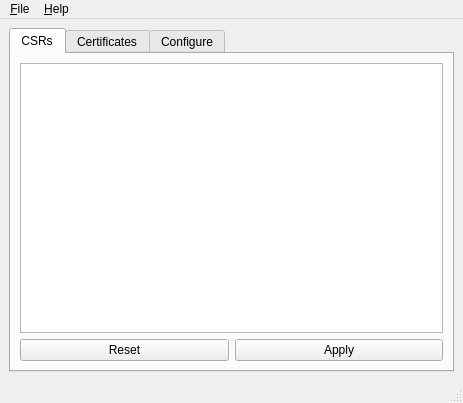
<?xml version="1.0" encoding="UTF-8"?>
<ui version="4.0">
 <author>Bruce Duncan</author>
 <class>MainWindow</class>
 <widget class="QMainWindow" name="MainWindow">
  <property name="geometry">
   <rect>
    <x>0</x>
    <y>0</y>
    <width>463</width>
    <height>403</height>
   </rect>
  </property>
  <property name="windowTitle">
   <string>Certain</string>
  </property>
  <widget class="QWidget" name="centralwidget">
   <layout class="QVBoxLayout" name="verticalLayout_4">
    <item>
     <widget class="QTabWidget" name="tabWidget">
      <property name="currentIndex">
       <number>0</number>
      </property>
      <widget class="QWidget" name="tab">
       <attribute name="title">
        <string>CSRs</string>
       </attribute>
       <layout class="QVBoxLayout" name="verticalLayout">
        <item>
         <widget class="QTableWidget" name="csrList">
          <property name="wordWrap">
           <bool>true</bool>
          </property>
         </widget>
        </item>
        <item>
         <layout class="QHBoxLayout" name="horizontalLayout_2">
          <item>
           <widget class="QPushButton" name="csrReset">
            <property name="text">
             <string>Reset</string>
            </property>
           </widget>
          </item>
          <item>
           <widget class="QPushButton" name="csrApply">
            <property name="text">
             <string>Apply</string>
            </property>
           </widget>
          </item>
         </layout>
        </item>
       </layout>
      </widget>
      <widget class="QWidget" name="tab_3">
       <attribute name="title">
        <string>Certificates</string>
       </attribute>
       <layout class="QVBoxLayout" name="verticalLayout_3">
        <item>
         <widget class="QTableWidget" name="certs"/>
        </item>
        <item>
         <layout class="QHBoxLayout" name="horizontalLayout_4">
          <item>
           <widget class="QPushButton" name="certsReset">
            <property name="text">
             <string>Reset</string>
            </property>
           </widget>
          </item>
          <item>
           <widget class="QPushButton" name="certsApply">
            <property name="text">
             <string>Apply</string>
            </property>
           </widget>
          </item>
         </layout>
        </item>
       </layout>
      </widget>
      <widget class="QWidget" name="tab_2">
       <attribute name="title">
        <string>Configure</string>
       </attribute>
       <layout class="QVBoxLayout" name="verticalLayout_2">
        <item>
         <widget class="QPlainTextEdit" name="config"/>
        </item>
        <item>
         <layout class="QHBoxLayout" name="horizontalLayout_3">
          <item>
           <widget class="QPushButton" name="confReset">
            <property name="text">
             <string>Reset</string>
            </property>
           </widget>
          </item>
          <item>
           <widget class="QPushButton" name="confApply">
            <property name="text">
             <string>Apply</string>
            </property>
           </widget>
          </item>
         </layout>
        </item>
       </layout>
      </widget>
     </widget>
    </item>
   </layout>
  </widget>
  <widget class="QMenuBar" name="menubar">
   <property name="geometry">
    <rect>
     <x>0</x>
     <y>0</y>
     <width>463</width>
     <height>21</height>
    </rect>
   </property>
   <widget class="QMenu" name="menuCertain">
    <property name="title">
     <string>&amp;File</string>
    </property>
    <addaction name="action_Open"/>
    <addaction name="action_Make_certs"/>
    <addaction name="action_Fetch"/>
    <addaction name="separator"/>
    <addaction name="action_Quit"/>
   </widget>
   <widget class="QMenu" name="menuHelp">
    <property name="title">
     <string>&amp;Help</string>
    </property>
    <addaction name="actionAbout"/>
   </widget>
   <addaction name="menuCertain"/>
   <addaction name="menuHelp"/>
  </widget>
  <widget class="QStatusBar" name="statusbar"/>
  <action name="action_Quit">
   <property name="text">
    <string>&amp;Quit</string>
   </property>
  </action>
  <action name="actionAbout">
   <property name="text">
    <string>&amp;About</string>
   </property>
  </action>
  <action name="action_Open">
   <property name="text">
    <string>&amp;Open...</string>
   </property>
  </action>
  <action name="action_Make_certs">
   <property name="text">
    <string>&amp;Make certificates</string>
   </property>
  </action>
  <action name="action_Fetch">
   <property name="text">
    <string>&amp;Fetch</string>
   </property>
  </action>
 </widget>
 <resources/>
 <connections>
  <connection>
   <sender>action_Quit</sender>
   <signal>activated()</signal>
   <receiver>MainWindow</receiver>
   <slot>close()</slot>
   <hints>
    <hint type="sourcelabel">
     <x>-1</x>
     <y>-1</y>
    </hint>
    <hint type="destinationlabel">
     <x>231</x>
     <y>201</y>
    </hint>
   </hints>
  </connection>
 </connections>
</ui>
